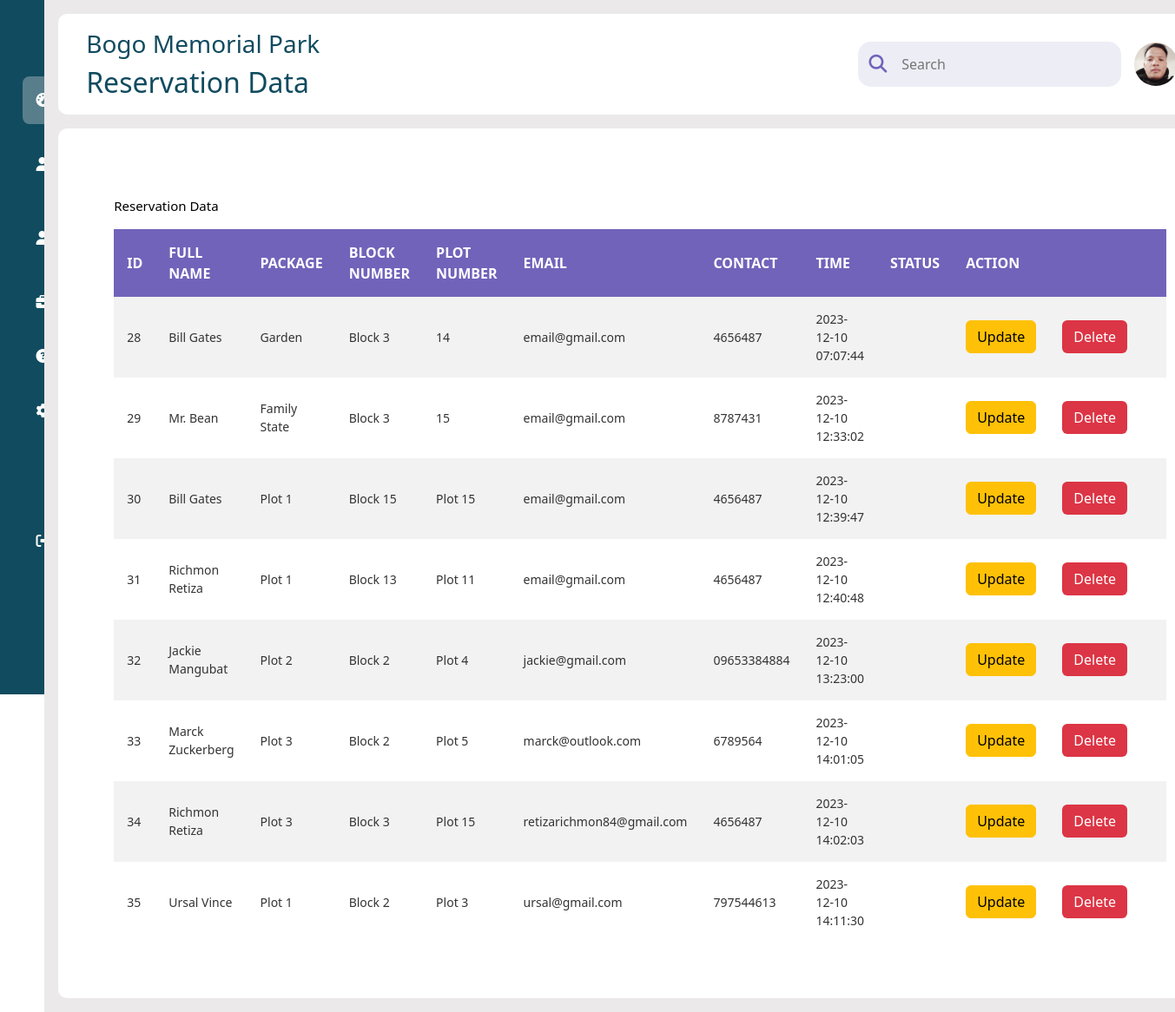
/admindashboard/reservation.php, run on the app's committed database.
### tables this page shows
CREATE TABLE `reservation` (
  `id` int(11) NOT NULL,
  `fullname` varchar(100) NOT NULL,
  `package` varchar(100) NOT NULL,
  `blocknumber` varchar(100) NOT NULL,
  `email` varchar(100) NOT NULL,
  `contact` varchar(50) NOT NULL,
  `time` timestamp NOT NULL DEFAULT current_timestamp() ON UPDATE current_timestamp(),
  `plotnumber` varchar(50) NOT NULL,
  `statusaccount` varchar(100) NOT NULL
);

### admindashboard/reservation.php (the view, shortened to what this page needs)
<?php
	require '../connection.php';
?>
<!DOCTYPE html>
<html lang="en">
<head>
    <link href="https://cdn.jsdelivr.net/npm/bootstrap@5.3.2/dist/css/bootstrap.min.css" rel="stylesheet">
    <link rel="stylesheet" href="https://cdnjs.cloudflare.com/ajax/libs/font-awesome/6.4.0/css/all.min.css">
    <link rel="stylesheet" type="text/css" href="../css/admindash.css">
</head>
    <body>
    <div class="sidebar">
                <div class="logo"></div>
                <ul class="menu">
                    <li class="active">
                             <a href="dashboard.php">
                            <i class="fas fa-tachometer-alt"></i>
                        </a>
                    </li>
                    <li>
                        <a href="admindata.php">
                            <i class="fas fa-user"></i>
                        </a>
                    </li>
                    <li>
                        <a href="deceasedperson.php">
                            <i class="fas fa-user"></i>
                        </a>
                    </li>
                    <li>
                        <a href="reservation.php">
                            <i class="fas fa-briefcase"></i>
                        </a>
                    </li>
                    <li>
                        <a href="reviews.php">
                            <i class="fas fa-question-circle"></i>
                        </a>
                    </li>
                    <li>
                        <a href="#">
                            <i class="fas fa-cog"></i>
                        </a>
                    </li>
                    <li class="logout">
                        <a href="../logout.php">
                            <i class="fas fa-sign-out-alt"></i>
                        </a>
                    </li>
                </ul>
            </div>
            <div class="main--content">
                <div class="header--wrapper">
                    <div class="header--title">
                       <h1 id="todaysdata"> <h3>Bogo Memorial Park</h3></h1>
                        <h2>Reservation Data</h2>
                    </div>
                    <div class="user--info">
                        <div class="search--box">
                            <i class="fa-solid fa-search"></i>
                            <input type="text" placeholder="Search"/>
                        </div>
                        <img src="../images/mort.jpg" alt="sample pic">
                    </div>
                </div>
                <div class="card--container">
            <div class="tabular--wrapper">
                <h3 class="main--title" id="reservation"> Reservation Data </h3>
                <div class="table-container">
                    <table>
                            <thead>
                                <tr class="table-active">
                                    <th>ID</th>
                                    <th>FULL NAME</th>
                                    <th>PACKAGE</th>
                                    <th>BLOCK NUMBER</th>
                                    <th>PLOT NUMBER</th>
                                    <th>EMAIL</th>
                                    <th>CONTACT</th>
                                    <th>TIME</th>
                                    <th>STATUS</th>
                                    <th>ACTION</th>
                                    <th></th>
                                    <th></th>
                                </tr>
                            </thead>
                            <tbody>
                            <?php
                                  $query="SELECT * FROM reservation";
                                  $statement=$conn->prepare($query);
                                  $statement->execute();
                                  $statement->setFetchMode(PDO::FETCH_ASSOC);
                                  $result = $statement->fetchAll();(PDO::FETCH_ASSOC);
                                  if($result)
                                  {
                                        foreach($result as $row )
                                        {
                                            ?>
                                                 <tr>
                                                    <td><?=$row['id'];?> </td>
                                                    <td><?=$row['fullname'];?> </td>
                                                    <td><?=$row['package'];?> </td>
                                                    <td><?=$row['blocknumber'];?> </td>
                                                    <td><?=$row['plotnumber'];?></td?>
                                                    <td><?=$row['email'];?> </td>
                                                    <td><?=$row['contact'];?> </td>
                                                    <td><?=$row['time'];?></td?>
                                                    <td><?=$row['statusaccount'];?></td?>
                                                    <td>
                                                        <a href="../updatereservation.php?id=<?=$row['id']?>" class="btn btn-warning">Update</a>
                                                    </td>
                                                    <td>
                                                        <form action="../code.php" method="POST">
                                                            <button   input type="submit"  name="delete" value="<?=$row['id'];?>"  class="btn bg-danger text-white">Delete</button>
                                                        </form>
                                                    </td>
                                                    <td></td>
                                                </tr>
                                            <?php
                                        }
                                  }
                                  else{
                                  ?>
                                    <tr>
                                        <td colspan="7"> No Records Found</td>
                                    </tr>
                                    <?php
                                  }
                                 ?>
                            </tbody>
                    </table>
                </div>
            </div>
        </div>
    </body>
</html>

### css/admindash.css (style rules this page uses)
html { --scrollbarBG: #cfd8dc; --thumbBG: #0937c1; }
body { scrollbar-width: thin; scrollbar-color: var(--thumbBG) var(--scrollbarBG); }
body { display: flex; }
.sidebar { position:sticky; top:0; left:0; bottom:0; width:120px; height:100vh; padding: 0 1.6rem; color:#fff; overflow: hidden; transition: all 0.5s linear; background:#114B5F; }
.logo { height:80px; padding:16px; }
.menu { height:100%; position: relative; list-style: none; padding:0; }
.menu li { padding:1rem; margin: 8px 0; border-radius: 8px; transition:all 0.5s ease-in-out; }
.menu li:hover,.active { background-color:#e0e0e058 ; }
.menu a { font-size: 30px; text-decoration: none; display: flex; align-items: center; gap:1.1rem; color:#fff; }
.menu a i { font-size: 1rem; color: #fff; }
.logout { position: absolute; top:500px; left:0; width:100%; }
.main--content { position: relative; background: #ebe9e9; width:100%; padding: 1rem; }
.header--wrapper img { width:50px; height:50px; cursor: pointer; border-radius:50%; margin-left: 15px; }
.header--wrapper { display: flex; justify-content: space-between; align-items: center; flex-wrap: wrap; background:#fff; border-radius: 10px; padding: 10px 2rem; margin-bottom: 1rem; }
.header--title { color:#114B5F; }
.user--info { display: flex; align-items: center; gap: 1; }
.search--box { background:rgb(237,237,246); border-radius: 15px; color:rgba(113,99,186,255); display: flex; align-items: center; gap: 7px; padding:4px 12px; border: none; outline: none; }
.search--box input { background: transparent; padding: 10px; border: none; outline: none; }
.search--box i { font-size: 1.3rem; cursor: pointer; transition: all 0.5s ease-out; }
.card--container { background:#fff; padding:2rem; border-radius: 10px; }
.main--title { color:black; padding-bottom:10px; font-size:15px; }
.tabular--wrapper { background: #fff; margin-top: 1rem; border-radius: 10px; padding: 2rem; }
.table-container { width: 100%; }
table { width: 100%; border-collapse: collapse; }
thead { background: rgba(113,99,186,255); color: #fff; }
th { padding: 15px; text-align: left; }
tbody { background: #f2f2f2; }
td { padding: 15px; font-size: 14px; color:#333; }
tr:nth-child(even) { background-color: #fff; }
.table-container button { background: none; cursor: pointer; }
form button { cursor: pointer; }

### data on the page
reservation: id "28", fullname "Bill Gates", package "Garden", blocknumber "Block 3", plotnumber "14", email "email@gmail.com", contact "4656487", time "2023-12-10 07:07:44"
reservation: id "29", fullname "Mr. Bean", package "Family State", blocknumber "Block 3", plotnumber "15", email "email@gmail.com", contact "8787431", time "2023-12-10 12:33:02"
reservation: id "30", fullname "Bill Gates", package "Plot 1", blocknumber "Block 15", plotnumber "Plot 15", email "email@gmail.com", contact "4656487", time "2023-12-10 12:39:47"
reservation: id "31", fullname "Richmon Retiza", package "Plot 1", blocknumber "Block 13", plotnumber "Plot 11", email "email@gmail.com", contact "4656487", time "2023-12-10 12:40:48"
reservation: id "32", fullname "Jackie Mangubat", package "Plot 2", blocknumber "Block 2", plotnumber "Plot 4", email "jackie@gmail.com", contact "09653384884", time "2023-12-10 13:23:00"
reservation: id "33", fullname "Marck Zuckerberg", package "Plot 3", blocknumber "Block 2", plotnumber "Plot 5", email "marck@outlook.com", contact "6789564", time "2023-12-10 14:01:05"
reservation: id "34", fullname "Richmon Retiza", package "Plot 3", blocknumber "Block 3", plotnumber "Plot 15", email "retizarichmon84@gmail.com", contact "4656487", time "2023-12-10 14:02:03"
reservation: id "35", fullname "Ursal Vince", package "Plot 1", blocknumber "Block 2", plotnumber "Plot 3", email "ursal@gmail.com", contact "797544613", time "2023-12-10 14:11:30"
